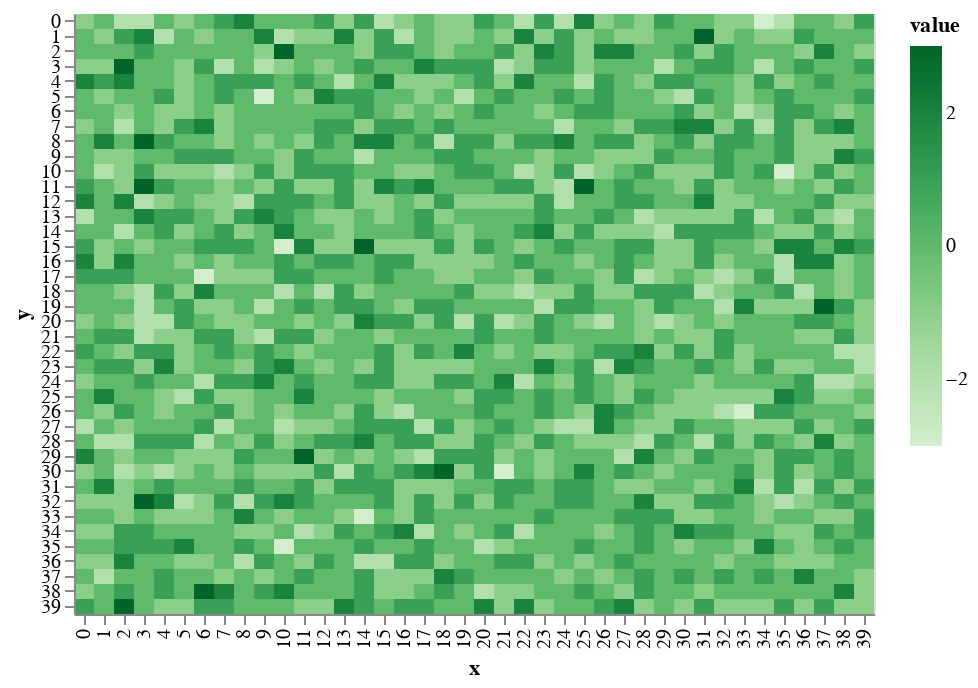

Notebook cell for this chart:
### Markdown cell above
# in the beginning, the world was void and without form.

Starting with a grid with nothing on it. No elevation, no terrain. All of this will be generated procedurally. 

You can see here that the terrain is shifted on a random-normal distribution to make it look _uneven_. Making it randomly doesn't make it look _real_ so I'm going to have to be smarter about the rules that raise and lower terrain in order to make them look like mountains.

### Code cell
world.shift_terrain()
draw.drawTerrainHeight(world.grid_elevation)

### Figure 1 — Vega-Lite specification as saved in the notebook (floating-point values rounded to 4 significant figures; data arrays with more than 128 entries replaced by an {"elided": "..."} marker saying what was removed)
{"$schema": "https://vega.github.io/schema/vega-lite/v2.6.0.json", "config": {"view": {"height": 300, "width": 400}}, "data": {"name": "data-28af4d6f123356ef5f7c55b3cb03b644"}, "datasets": {"data-28af4d6f123356ef5f7c55b3cb03b644": {"elided": "1600 records"}}, "encoding": {"color": {"field": "value", "scale": {"scheme": "greens"}, "type": "quantitative"}, "x": {"field": "x", "type": "ordinal"}, "y": {"field": "y", "type": "ordinal"}}, "mark": "rect"}
